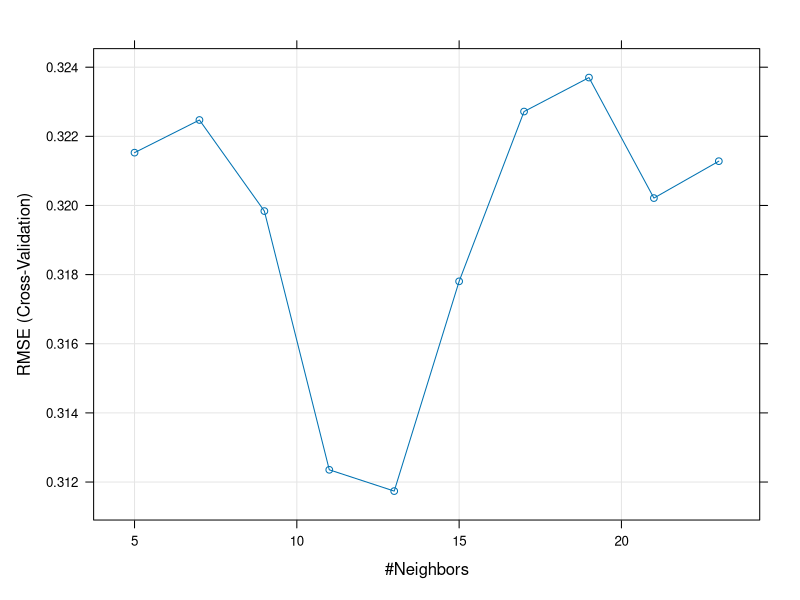

Write the R code that produced this figure.
library(vegan)
library(caret)
data(mite)
data(mite.env)

mite.env$Shannon <- diversity(mite, index = "shannon")
df <- mite.env[, c("Shannon", "SubsDens", "WatrCont")]

set.seed(123)
ctrl <- trainControl(method = "cv", number = 10)
model_knn <- train(
  Shannon ~ ., data = df,
  method = "knn",
  tuneLength = 10,
  trControl = ctrl
)

print(model_knn)
plot(model_knn)
